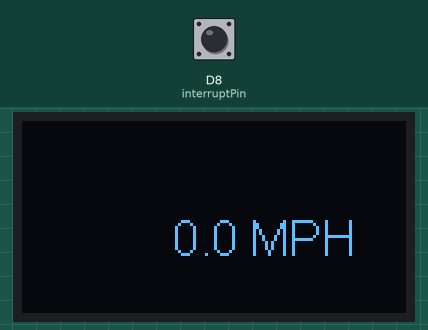
This sketch was run on a simulated ESP8266 (Wemos D1 mini). Parts: 128×64 one-colour display. The inputs (shaded band) are chosen by the test bench; at power-on: D8 (interruptPin) HIGH. What the sketch prints to the serial monitor is not drawn.

Above: at 1.2 s.
1.3 s: D8 (interruptPin) pulled LOW for 0.15 s
At 3.8 s:
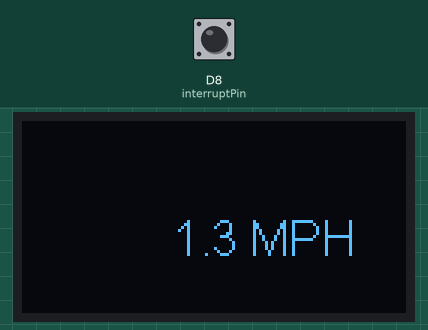
Timing chart, 0 to 5.3 s (numbered marks = the images above; inputs shaded):
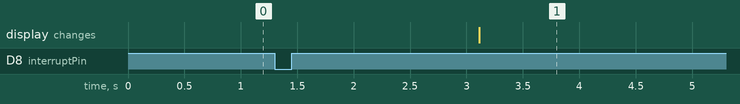

Measured:
- after the input at 1.3 s, the display: changes after 1.8 s (image 1)

The sketch:

ESP_Anenometer_SH1106_OLED_03.ino
```cpp
// (licence header left out)
#define SDA D3 // On ESP8266 D1 Mini
#define SCL D4 // On ESP8266 D1 Mini

#include "SH1106.h"               // See https://github.com/squix78/esp8266-oled-ssd1306 or via Sketch/Include Library/Manage Libraries
SH1106 display(0x3c, SDA, SCL);   // OLED display object definition (address, SDA, SCL)

const byte   interruptPin = D8; // Or other pins that support an interrupt
unsigned int Debounce_Timer, Current_Event_Time, Last_Event_Time, Event_Counter;
float        WindSpeed;

void setup() {
  Serial.begin(115200);
  Wire.begin(SDA, SCL);                          // Start the Wire service for the OLED display using assigned pins for SDA and SCL
  display.init();                                // Initialise the display
  display.flipScreenVertically();                // Flip the screen around by 180°
  display.setContrast(128);                      // Set display contrast, 255 is maximum and 0 minimum. 128 is an average value
  display.setFont(ArialMT_Plain_16);             // Set the Font size
  pinMode(interruptPin, INPUT_PULLUP);
  noInterrupts();                                // Disable interrupts during set-up
  attachInterrupt(digitalPinToInterrupt(interruptPin), WSpeed_ISR, RISING); //Respond to a LOW on the interrupt pin and goto WSpeed_ISR
  timer0_isr_init();                             // Initialise Timer-0
  timer0_attachInterrupt(Timer_ISR);             // Goto the Timer_ISR function when an interrupt occurs
  timer0_write(ESP.getCycleCount() + 80000000L); // Pre-load Timer-0 with a time value of 1-second
  interrupts();                                  // Enable interrupts
}

void loop() {
  display.clear();
  display.drawString(50, 30, String(WindSpeed, 1) + " MPH");
  display.display();
  delay(500);
}

//#########################################################################################
// Interrupt service routine
ICACHE_RAM_ATTR void WSpeed_ISR (void) {
  if (!(millis() - Debounce_Timer) < 5) {
    Debounce_Timer = millis();                                        // Set debouncer to prevent false triggering
    Event_Counter++;
  }
}

void Timer_ISR (void) {                                                       // Timer reached zero, now re-load it to repeat
  timer0_write(ESP.getCycleCount() + 80000000L);                              // Reset the timer, do this first for timing accuracy
  WindSpeed = Event_Counter*2.5/2;
  Serial.println(Event_Counter);
  Event_Counter =0;
}
```
